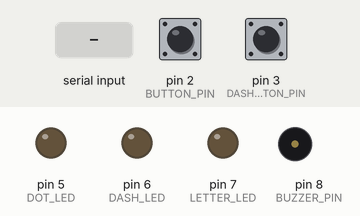
A sketch run on a simulated Arduino Uno, built with avr-gcc and run on an emulated ATmega328P. Parts: output pins drawn as LEDs (lit = HIGH), buzzer (waves = sounding). The test bench sets the inputs (shaded band); at power-on: pin 2 (BUTTON_PIN) HIGH, pin 3 (DASH_BUTTON_PIN) HIGH. What the sketch prints to the serial monitor is not drawn.

Above: at 3.2 s.
3.3 s: pin 2 (BUTTON_PIN) pulled LOW for 0.15 s
At 3.37 s:
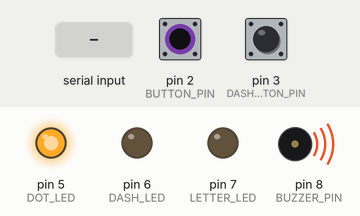
At 4.06 s:
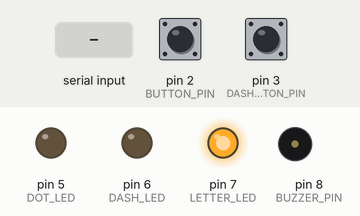
6.3 s: "90 45\n" received over Serial
At 6.48 s:
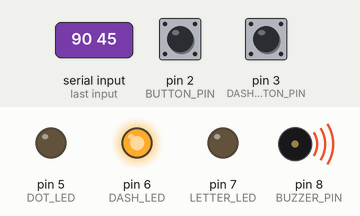
9.3 s: "-\n" received over Serial
12.3 s: "30 150\n" received over Serial
15.3 s: pin 3 (DASH_BUTTON_PIN) pulled LOW for 0.15 s
Timing chart, 0 to 19.3 s (numbered marks = the images above; inputs shaded):
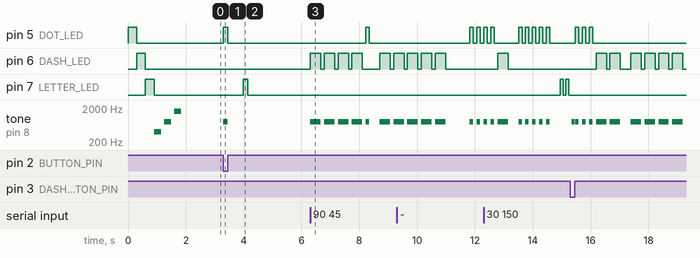

Measured:
- after the input at 3.3 s, pin 5 (DOT_LED): LOW → HIGH at once, → LOW 0.15 s later; pin 7 (LETTER_LED): LOW → HIGH after 0.69 s, → LOW 0.15 s later; tone on pin 8 (BUZZER_PIN): silent → 800 Hz at once, → silent 0.15 s later
- after the input at 6.3 s, pin 5 (DOT_LED): LOW → HIGH after 1.9 s, → LOW 0.12 s later; pin 6 (DASH_LED): goes 3 × (HIGH 0.36 s, LOW 0.12 s), HIGH 0.36 s, LOW 0.60 s, HIGH 0.36 s, LOW 0.12 s, then HIGH, starting at once

The sketch:

morse_machine.ino
```cpp
// =============================================================
//  아두이노 모스부호기 (Arduino Morse Code Machine)
// -------------------------------------------------------------
//  [받기 = 손으로 치기]
//    점 버튼(2번)을 누르면 점(.)        → 노란 LED
//    대시 버튼(3번)을 꾹 누르면 대시(-) → 빨간 LED
//    (버튼이 1개면 TWO_BUTTONS = false: 짧게 = 점, 길게 = 대시)
//    잠시 손을 떼고 있으면 글자로 바꿔서 시리얼 모니터에 출력
//    → 초록 LED가 깜빡이면 "글자 확정"
//
//  [보내기 = 자동 송신]
//    시리얼 모니터에 SOS, HELLO 같은 영어/숫자를 입력하고 Enter
//    → LED + 부저로 모스부호를 자동 재생
//
//  [회전 센서(선택)]
//    손잡이를 돌리면 삐- 소리의 높이(주파수)가 바뀜
// =============================================================

// ---------- 핀 번호 ----------
const int BUTTON_PIN = 2;   // 점 버튼 (다른 쪽 다리는 GND). 버튼이 1개면 점·대시 둘 다
const int DASH_BUTTON_PIN = 3;  // 대시 버튼 (두 번째 버튼, 다른 쪽 다리는 GND)
const int DOT_LED    = 5;   // 노란 LED = 점
const int DASH_LED   = 6;   // 빨간 LED = 대시
const int LETTER_LED = 7;   // 초록 LED = 글자 확정 (선택)
const int BUZZER_PIN = 8;   // 부저 +
const int KNOB_PIN   = A0;  // 회전 센서 OUT (선택)

// ---------- 설정 (여기만 바꾸면 됨) ----------
const bool TWO_BUTTONS   = true;  // 버튼 2개: 2번 = 점, 3번 = 대시(꾹). false면 버튼 1개로 짧게/길게
const bool USE_KNOB      = false; // 회전 센서를 연결했으면 true 로
const bool BUZZER_ACTIVE = false; // 시작음이 전부 같은 높이면 true 로 (능동 부저)
const int  BASE_FREQ     = 800;   // 기본 소리 높이 (Hz). 숫자가 클수록 높은 소리

const unsigned long DASH_TIME  = 250;  // 이 시간(ms)보다 오래 누르면 대시
const unsigned long LETTER_GAP = 800;  // 글자 확정까지 가장 길게 기다리는 시간 (실제로는 내 치는 속도에 맞춰 짧아져요)
const unsigned long WORD_GAP   = 2000; // 손 떼고 이만큼 지나면 띄어쓰기
const unsigned long NEW_GAP    = 5000; // 손 떼고 이만큼 지나면 문장 끝 → 새로 시작
const unsigned long UNIT       = 120;  // 자동 송신 속도: 점 1개 길이(ms)
const unsigned long DEBOUNCE   = 20;   // 버튼 떨림 무시 시간

// ---------- 모스부호 표 (A~Z, 0~9) ----------
const char* MORSE[36] = {
  ".-", "-...", "-.-.", "-..", ".", "..-.", "--.", "....", "..", ".---",   // A-J
  "-.-", ".-..", "--", "-.", "---", ".--.", "--.-", ".-.", "...", "-",     // K-T
  "..-", "...-", ".--", "-..-", "-.--", "--..",                            // U-Z
  "-----", ".----", "..---", "...--", "....-",                             // 0-4
  ".....", "-....", "--...", "---..", "----."                              // 5-9
};

// ---------- 상태 변수 ----------
String symbols = "";        // 지금 치고 있는 글자의 점/대시
String message = "";        // 지금까지 해독한 문장
bool pressed = false;
bool wordSpaceDone = true;
unsigned long pressStart = 0;
unsigned long releaseTime = 0;
int lastFreq = 0;
unsigned long avgGap = 180;     // 점·대시 사이에 평소 쉬는 시간 (치면서 저절로 맞춰져요)

// 글자 확정 시간 = 평소 쉬는 시간의 3배 (0.35초 ~ LETTER_GAP)
unsigned long letterGapNow() { return constrain(avgGap * 3, 350UL, LETTER_GAP); }

// ---------- 소리 ----------
int currentFreq() {
  if (USE_KNOB) return map(analogRead(KNOB_PIN), 0, 1023, 200, 2000);
  return BASE_FREQ;
}

void soundOn(int freq) {
  if (BUZZER_ACTIVE) digitalWrite(BUZZER_PIN, HIGH);
  else tone(BUZZER_PIN, freq);
  lastFreq = freq;
}

void soundOff() {
  if (BUZZER_ACTIVE) digitalWrite(BUZZER_PIN, LOW);
  else noTone(BUZZER_PIN);
}

// ---------- 해독: ".-" → 'A' ----------
char decode(const String& code) {
  for (int i = 0; i < 36; i++) {
    if (code == MORSE[i]) {
      if (i < 26) return 'A' + i;
      return '0' + (i - 26);
    }
  }
  return '?';
}

// ---------- 송신: "SOS" → ... --- ... ----------
void sendText(String text) {
  text.toUpperCase();
  Serial.print(F(">> 송신: "));
  Serial.println(text);

  for (unsigned int i = 0; i < text.length(); i++) {
    char c = text[i];

    if (c == ' ') {               // 단어 사이 = 점 7개 길이 (앞에서 3개 이미 쉼)
      delay(UNIT * 4);
      continue;
    }

    int idx = -1;
    if (c >= 'A' && c <= 'Z') idx = c - 'A';
    else if (c >= '0' && c <= '9') idx = 26 + (c - '0');
    if (idx < 0) continue;        // 표에 없는 글자는 건너뜀

    const char* code = MORSE[idx];
    Serial.print("   ");
    Serial.print(c);
    Serial.print("  ");
    Serial.println(code);

    for (int j = 0; code[j] != '\0'; j++) {
      bool isDash = (code[j] == '-');
      int led = isDash ? DASH_LED : DOT_LED;
      digitalWrite(led, HIGH);
      soundOn(currentFreq());
      delay(isDash ? UNIT * 3 : UNIT);   // 대시 = 점 3개 길이
      digitalWrite(led, LOW);
      soundOff();
      delay(UNIT);                       // 점/대시 사이 = 점 1개 길이
    }
    delay(UNIT * 2);                     // 글자 사이 = 점 3개 길이
  }
  Serial.println(F(">> 송신 끝"));
}

// 지금 문장을 마무리하고 새로 시작 (초록 2번 깜빡)
void newSentence() {
  message.trim();
  if (message.length() > 0) {
    Serial.print(F("=== 문장 끝: "));
    Serial.print(message);
    Serial.println(F("  → 새로 치세요 ==="));
  }
  message = "";
  symbols = "";
  wordSpaceDone = true;
  for (int i = 0; i < 2; i++) { digitalWrite(LETTER_LED, HIGH); delay(100); digitalWrite(LETTER_LED, LOW); delay(100); }
}

void blinkLetterLed() {
  digitalWrite(LETTER_LED, HIGH);
  delay(150);
  digitalWrite(LETTER_LED, LOW);
}

// =============================================================
void setup() {
  pinMode(BUTTON_PIN, INPUT_PULLUP);  // 내부 저항 사용 → 버튼에 저항 필요 없음
  pinMode(DASH_BUTTON_PIN, INPUT_PULLUP);
  pinMode(DOT_LED, OUTPUT);
  pinMode(DASH_LED, OUTPUT);
  pinMode(LETTER_LED, OUTPUT);
  pinMode(BUZZER_PIN, OUTPUT);
  Serial.begin(9600);

  // --- 자가 점검 1: LED 노랑 → 빨강 → 초록 차례로 켜기 ---
  int leds[3] = {DOT_LED, DASH_LED, LETTER_LED};
  for (int i = 0; i < 3; i++) {
    digitalWrite(leds[i], HIGH);
    delay(300);
    digitalWrite(leds[i], LOW);
  }

  // --- 자가 점검 2: 낮은 음 → 중간 음 → 높은 음 ---
  //  음 높이가 달라지면 수동 부저 (주파수 바꾸기 가능)
  //  셋 다 같은 "삐"면 능동 부저 → 위에서 BUZZER_ACTIVE = true
  int testFreq[3] = {400, 800, 1600};
  for (int i = 0; i < 3; i++) {
    soundOn(testFreq[i]);
    delay(250);
    soundOff();
    delay(100);
  }

  Serial.println(F("=== 모스부호기 준비 완료 ==="));
  if (TWO_BUTTONS) Serial.println(F("점 버튼(2번) = 점(.)   대시 버튼(3번) 꾹 = 대시(-)"));
  else Serial.println(F("버튼: 짧게 = 점(.)  길게 = 대시(-)"));
  Serial.println(F("영어/숫자를 입력하고 Enter → 자동 송신"));
  Serial.println(F("새 문장: 5초 쉬기 (또는 new 입력)"));
}

// =============================================================
// ---------- 대시 버튼 (3번, 두 번째 버튼) ----------
bool dashPressed = false;
unsigned long dashStart = 0;

// 대시 버튼을 처리해요. 대시 버튼을 쓰는 중이면 true (그동안 다른 일은 쉬어요)
bool handleDashButton(unsigned long now) {
  if (!TWO_BUTTONS) return false;
  bool dDown = (digitalRead(DASH_BUTTON_PIN) == LOW);
  if (dDown && !dashPressed) {
    if (pressed) return false;                       // 점 버튼을 누르는 중이면 무시
    if (symbols.length() > 0) avgGap = (avgGap * 3 + (now - releaseTime)) / 4;
    dashPressed = true;
    dashStart = now;
    soundOn(currentFreq());
    delay(DEBOUNCE);
    return true;
  }
  if (dDown && dashPressed) {
    if (now - dashStart >= DASH_TIME) digitalWrite(DASH_LED, HIGH);   // 꾹 누르면 빨강
    return true;
  }
  if (!dDown && dashPressed) {
    dashPressed = false;
    soundOff();
    digitalWrite(DASH_LED, LOW);
    delay(DEBOUNCE);
    if (now - dashStart >= DASH_TIME) {              // 0.25초 넘게 눌렀으면 대시
      releaseTime = now;
      symbols += '-';
      Serial.print('-');
      wordSpaceDone = false;
    } else {
      Serial.print(F("(대시는 꾹) "));               // 너무 짧으면 안 쳐져요
    }
    return true;
  }
  return false;
}

// =============================================================
void loop() {
  bool down = (digitalRead(BUTTON_PIN) == LOW);  // 누르면 LOW
  unsigned long now = millis();
  if (handleDashButton(now)) return;             // 대시 버튼을 쓰는 중

  if (down && !pressed) {
    // ---- 막 눌렀을 때: 소리 켜고 일단 노란 불(점) ----
    if (symbols.length() > 0) avgGap = (avgGap * 3 + (now - releaseTime)) / 4;   // 글자 안에서 쉰 시간 기억
    pressed = true;
    pressStart = now;
    soundOn(currentFreq());
    digitalWrite(DOT_LED, HIGH);
    delay(DEBOUNCE);
  }
  else if (down && pressed) {
    // ---- 누르고 있는 중: 길어지면 빨간 불(대시)로 바뀜 ----
    if (!TWO_BUTTONS && now - pressStart >= DASH_TIME) {
      digitalWrite(DOT_LED, LOW);
      digitalWrite(DASH_LED, HIGH);
    }
    // 회전 센서를 돌리면 누르는 동안에도 음 높이가 바뀜
    if (USE_KNOB && !BUZZER_ACTIVE) {
      int f = currentFreq();
      if (abs(f - lastFreq) > 20) soundOn(f);
    }
  }
  else if (!down && pressed) {
    // ---- 막 뗐을 때: 점인지 대시인지 기록 ----
    pressed = false;
    releaseTime = now;
    soundOff();
    digitalWrite(DOT_LED, LOW);
    digitalWrite(DASH_LED, LOW);

    char s = (TWO_BUTTONS || now - pressStart < DASH_TIME) ? '.' : '-';   // 버튼 2개면 점 버튼은 늘 점
    symbols += s;
    Serial.print(s);
    wordSpaceDone = false;
    delay(DEBOUNCE);
  }
  else {
    // ---- 쉬는 중: 오래 쉬면 글자 확정 / 더 오래 쉬면 띄어쓰기 ----
    if (symbols.length() > 0 && now - releaseTime > letterGapNow()) {
      char letter = decode(symbols);
      message += letter;
      Serial.print(F("   ->  "));
      Serial.print(letter);
      Serial.print(F("      [ "));
      Serial.print(message);
      Serial.print(F(" ]"));
      if (letter == '?') Serial.print(F("   (글자 사이를 조금 더 쉬어 보세요)"));
      Serial.println();
      symbols = "";
      blinkLetterLed();
    }
    if (!wordSpaceDone && symbols.length() == 0 && now - releaseTime > WORD_GAP) {
      message += ' ';
      Serial.println(F("   (띄어쓰기)"));
      wordSpaceDone = true;
    }
    // 오래 쉬면 문장 끝 → 다음부터 새 문장
    if (message.length() > 0 && symbols.length() == 0 && now - releaseTime > NEW_GAP) {
      newSentence();
    }
  }

  // ---- 시리얼 모니터에서 글자를 받으면 자동 송신 ----
  if (Serial.available() > 0) {
    String line = Serial.readStringUntil('\n');
    line.trim();
    String low = line; low.toLowerCase();
    if (low == "new" || low == "clear") newSentence();
    else if (line.length() > 0) sendText(line);
  }
}
```
